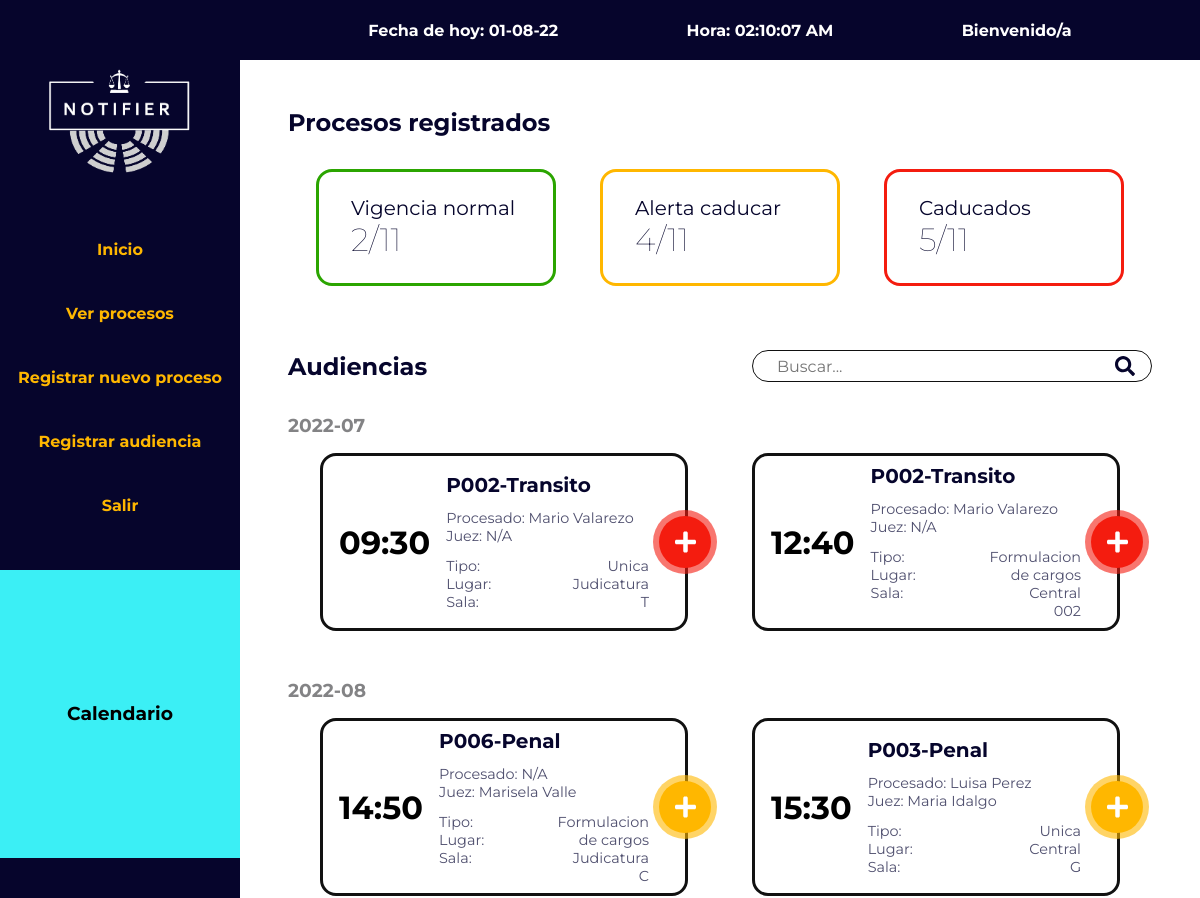
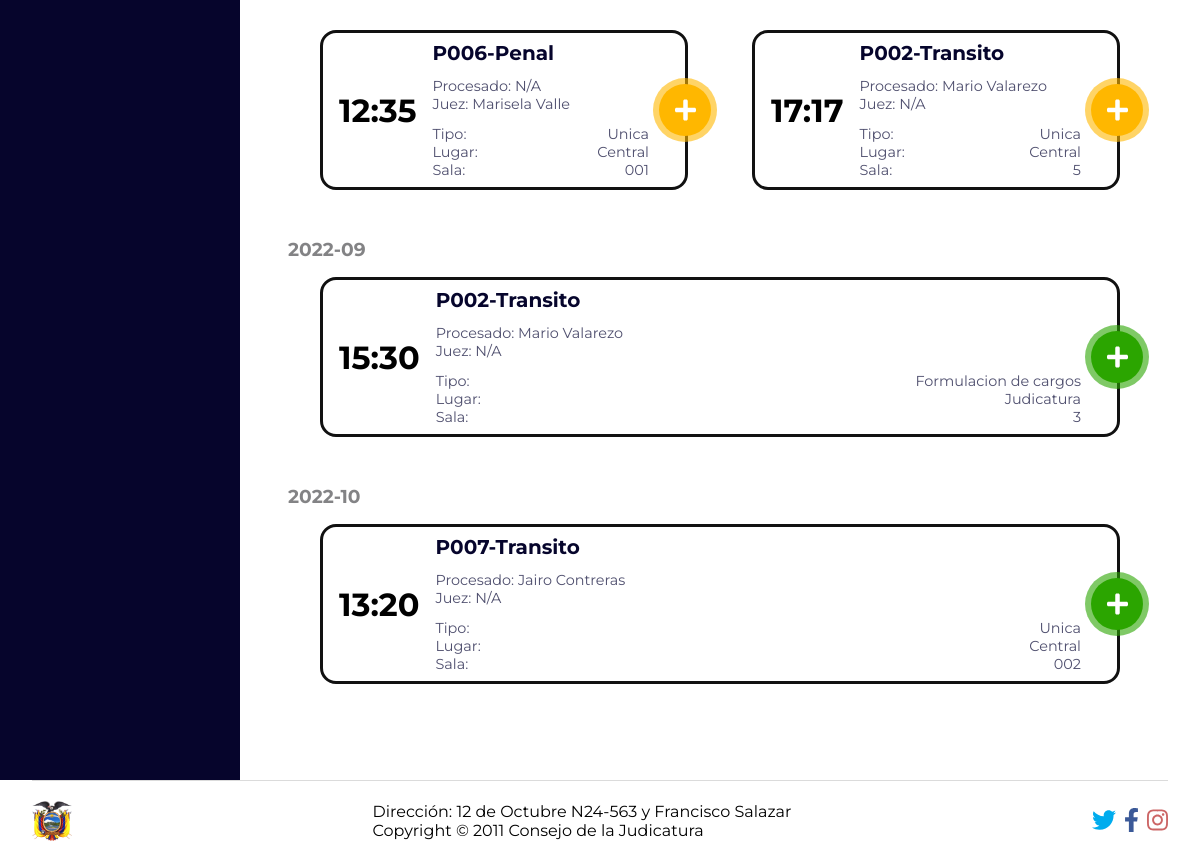
/secretaria/index.php, run on the app's committed database (2 pictures, top to bottom).
### tables this page shows
CREATE TABLE `audiencia` (
  `idaudiencia` int(11) NOT NULL,
  `tipo` varchar(80) DEFAULT NULL,
  `fecha` datetime DEFAULT NULL,
  `hora` datetime DEFAULT NULL,
  `edificio` varchar(100) DEFAULT NULL,
  `direccion` varchar(1000) DEFAULT NULL,
  `sala` varchar(45) DEFAULT NULL,
  `observacion` varchar(1000) DEFAULT NULL,
  `proceso_idproceso` int(11) NOT NULL
);

### secretaria/controlador/funciones.php (called while the page is built, shortened)
<?php
class funcionesController
{
    public function Index()
    {
        require_once 'vistas/principal.php';
    }
}

### secretaria/dll/Conexion.php (called while the page is built, shortened)
<?php
class Conexion
{
  private static $conexion;
  public static function abrirConexion()
  {
    if (!isset(self::$conexion)) {
      try {
        self::$conexion = new PDO('mysql:host=' . NOMBRESERVIDOR . '; dbname=' . NOMBREDB, NOMBREUSUARIO, PASSWORD);
        self::$conexion->setAttribute(PDO::ATTR_ERRMODE, PDO::ERRMODE_EXCEPTION);
        self::$conexion->exec("SET CHARACTER SET utf8");
      } catch (PDOException $ex) {
        print "ERROR: " . $ex->getMessage() . "<br>";
        die();
      }
    }
  }
  public static function obtenerConexion(): PDO
  {
    return self::$conexion;
  }
}

### secretaria/controlador/principal.controller.php (called while the page is built, shortened)
<?php
require_once 'modelo/Audiencia.model.php';
class PrincipalController
{
  private $model;
  public function __construct()
  {
    $this->model = new AudienciaModel();
  }
  public function getNumberOfAudiencias()
  {
    return $this->model->getTotalAudiencias();
  }
  public function getNumberOfAudienciasNormal()
  {
    $nextMonths = date_create()->setDate(date_create()->format('Y'), date_create()->format('m'), 1);
    $nextMonths->add(new DateInterval('P1M'));
    return $this->model->getNumberOfAudienciasPerDate($nextMonths);
  }
  public function getNumberOfAudienciasPorCaducar()
  {
    $firstDayMonth = date_create()->setDate(date_create()->format('Y'), date_create()->format('m'), 1);
    $finalDayMonth = date_create()->setDate(date_create()->format('Y'), date_create()->format('m'), 1)->add(new DateInterval('P1M'))->sub(new DateInterval('P1D'));
    return $this->model->getNumberOfAudienciasPerDate($firstDayMonth, false, $finalDayMonth);
  }
  public function getNumberOfAudienciasCaducados()
  {
    $firstDayMonth = date_create()->setDate(date_create()->format('Y'), date_create()->format('m'), 1);
    return $this->model->getNumberOfAudienciasPerDate($firstDayMonth, true);
  }
  public function getAudienciasPerDate()
  {
    $audienciasOrdered = [];
    $audiencias = $this->model->getAudiencias();
    foreach ($audiencias as $audiencia) {
      $fecha = $audiencia->getFecha();
      $dateStr = $fecha->format("Y-m");
      $audienciasOrdered[$dateStr][] = $audiencia;
    }
    return $audienciasOrdered;
  }
}

### secretaria/modelo/Audiencia.model.php (called while the page is built)
<?php
require_once 'AudienciaShort.entity.php';
require_once 'dll/Conexion.php';
class AudienciaModel
{
  private PDO $db;
  public function __construct()
  {
    $this->db = Conexion::obtenerConexion();
  }
  public function getAudiencias()
  {
    $audienciasDict = [];
    try {
      $sql = "
  SELECT
      a.idaudiencia,
      CONCAT(p.codigo, '-', tp.proceso) as proceso,
      a.tipo,
      a.fecha,
      a.hora,
      a.edificio,
      a.sala,
      CONCAT(p2.nombres, ' ', p2.apellidos) as nombre,
      r.nombre as cargo,
      p.idproceso
  FROM
      audiencia as a
      JOIN proceso p on a.proceso_idproceso = p.idproceso
      JOIN persona_has_proceso php on p.idproceso = php.proceso_idproceso
      JOIN persona p2 on php.persona_idpersona = p2.idpersona
      JOIN persona_has_rol php2 on p2.idpersona = php2.persona_idpersona
      JOIN rol r on php2.rol_idrol = r.idrol
      JOIN tipo_proceso tp on p.tipo = tp.idproceso
  WHERE
      php2.rol_idrol IN (1, 3)
      AND a.fecha >= DATE_ADD(LAST_DAY(DATE_SUB(NOW(), INTERVAL 2 MONTH)), INTERVAL 1 DAY)
  ORDER BY a.fecha ASC";
      $rows = $this->db->query($sql);
      $timeFormat = "Y-m-d H:i:s";
      foreach ($rows as $row) {
        if (array_key_exists($row['idaudiencia'], $audienciasDict)) {
          $audienciasDict[$row['idaudiencia']]->addPerson($row['nombre'], $row['cargo']);
        } else {
          $audienciasDict[$row['idaudiencia']] = new AudienciaShort(
            $row['idaudiencia'],
            $row['proceso'],
            $row['tipo'],
            date_create_from_format($timeFormat, $row['fecha']),
            date_create_from_format($timeFormat, $row['hora']),
            $row['edificio'],
            $row['sala'],
            intval($row['idproceso'])
          );
          $audienciasDict[$row['idaudiencia']]->addPerson($row['nombre'], $row['cargo']);
        }
      }
    } catch (PDOException $ex) {
      echo 'ERROR' . $ex->getMessage();
    }
    $audiencias = [];
    foreach ($audienciasDict as $clave => $audiencia) {
      $audiencias[] = $audiencia;
    }
    return $audiencias;
  }
  public function getTotalAudiencias()
  {
    try {
      $sql = "SELECT COUNT(a.idaudiencia) as total FROM audiencia as a";
      $rows = $this->db->query($sql);
      $row = $rows->fetch();
      return intval($row['total']);
    } catch (PDOException $ex) {
      echo 'ERROR' . $ex->getMessage();
      return 0;
    }
  }
  public function getNumberOfAudienciasPerDate(Datetime $date, bool $before = false, DateTime $endDate = null)
  {
    $dateStr = $date->format("Y-m-d");
    $sql = "";
    if ($endDate != null and !$before) {
      $endDateStr = $endDate->format("Y-m-d");
      $sql = "SELECT COUNT(a.idaudiencia) as total FROM audiencia as a WHERE a.fecha BETWEEN '$dateStr' AND '$endDateStr'";
    } else {
      $option = $before ? "<" : ">=";
      $sql = "SELECT COUNT(a.idaudiencia) as total FROM audiencia as a WHERE a.fecha {$option} '{$dateStr}'";
    }
    try {
      $rows = $this->db->query($sql);
      $row = $rows->fetch();
      return intval($row['total']);
    } catch (PDOException $ex) {
      echo 'ERROR' . $ex->getMessage();
      return 0;
    }
  }
}

### secretaria/modelo/AudienciaShort.entity.php (called while the page is built, shortened)
<?php
class AudienciaShort
{
  private string $proceso;
  private string $tipo;
  private DateTime $fecha;
  private string $edificio;
  private string $sala;
  private string $procesado;
  private string $juez;
  private int $idProceso;
  public function __construct($id, $proceso, $tipo, $fecha, $hora, $edificio, $sala, $idproceso = -1)
  {
    $this->proceso = $proceso;
    $this->tipo = $tipo;
    $this->fecha = $fecha;
    $this->edificio = $edificio;
    $this->sala = $sala;
    $this->idProceso = $idproceso;
  }
  public function addPerson(string $nombre, string $cargo)
  {
    if ($cargo == 'Juez') {
      $this->juez = $nombre;
    } else {
      $this->procesado = $nombre;
    }
  }
  public function getProceso(): string
  {
    return $this->proceso;
  }
  public function getTipo(): string
  {
    return $this->tipo;
  }
  public function getFecha(): DateTime
  {
    return $this->fecha;
  }
  public function getEdificio(): string
  {
    return $this->edificio;
  }
  public function getSala(): string
  {
    return $this->sala;
  }
  public function getProcesado(): string
  {
    if (isset($this->procesado)) {
      return $this->procesado;
    }
    return "N/A";
  }
  public function getJuez(): string
  {
    if (isset($this->juez)) {
      return $this->juez;
    }
    return "N/A";
  }
  public function getIdProceso(): int
  {
    return $this->idProceso;
  }
}

### secretaria/vistas/principal.php (the view, shortened to what this page needs)
<?php
include_once 'templates/cabeceras.inc.php';
include_once 'templates/barraNavegacion.inc.php';
include_once 'templates/menuLateral.inc.php';
require_once 'controlador/principal.controller.php';
$contoler = new PrincipalController();
$totalAudiencias = $contoler->getNumberOfAudiencias();
$numAudienciasNormal = $contoler->getNumberOfAudienciasNormal();
$numAudienciasPorCaducar = $contoler->getNumberOfAudienciasPorCaducar();
$numAudienciasCaducados = $contoler->getNumberOfAudienciasCaducados();
$audienciasOrdered = $contoler->getAudienciasPerDate();
?>
<main class="contenedor-principal">
  <section class="panel">
    <h2 class="panel-title">Procesos registrados</h2>
    <div class="indicadores-circulares">
      <div class="indicador-circular bc-green">
        <p class="titulo">Vigencia normal</p>
        <p class="valor"><?php echo "$numAudienciasNormal/$totalAudiencias" ?></p>
      </div>
      <div class="indicador-circular bc-yellow">
        <p class="titulo">Alerta caducar</p>
        <p class="valor"><?php echo "$numAudienciasPorCaducar/$totalAudiencias" ?></p>
      </div>
      <div class="indicador-circular bc-red">
        <p class="titulo">Caducados</p>
        <p class="valor"><?php echo "$numAudienciasCaducados/$totalAudiencias" ?></p>
      </div>
    </div>
  </section>
  <section class="panel">
    <div class="title-input-search">
      <h2 class="panel-title">Audiencias</h2>
      <div class="buscador-audiencias">
        <input type="text" class="input-search" placeholder="Buscar...">
        <button class="btn-search"><i class="fas fa-search"></i></button>
      </div>
    </div>
    <?php
    $pastMonth = date_create()->sub(new DateInterval('P1M'))->format('Y-m');
    $actualMonth = date_create()->format("Y-m");
    ?>
    <?php foreach ($audienciasOrdered as $key => $audiencias) { ?>
      <h3 class="panel-audiencia-title"><?php echo $key ?></h3>
      <section class="panel-audiencias">
        <?php foreach ($audiencias as $audiencia) { ?>
          <div class="panel-audiencia">
            <div class="hora">
              <?php echo $audiencia->getFecha()->format("H:i") ?>
            </div>
            <div class="datos">
              <p class="titulo"><?php echo $audiencia->getProceso() ?></p>
              <div class="implicados">
                <p class="procesado">Procesado: <?php echo $audiencia->getProcesado() ?></p>
                <p class="juez">Juez: <?php echo $audiencia->getJuez() ?></p>
              </div>
              <div class="info-audiencia">
                <div class="info-audiencia-titulos">
                  <p>Tipo:</p>
                  <p>Lugar:</p>
                  <p>Sala:</p>
                </div>
                <div class="info-audiencia-valores">
                  <p><?php echo $audiencia->getTipo() ?></p>
                  <p><?php echo $audiencia->getEdificio() ?></p>
                  <p><?php echo $audiencia->getSala() ?></p>
                </div>
              </div>
            </div>
            <?php $procesoId = $audiencia->getIdProceso(); ?>
            <?php if ($key == $pastMonth) { ?>
              <div class="audiencia-btn bg-red-60">
                <a class="btn-circle bg-red" href="?c=funciones&a=verProceso&id=<?php echo $procesoId; ?>">
                  <i class="fas fa-plus"></i>
                </a>
              </div>
            <?php } else if ($key == $actualMonth) { ?>
              <div class="audiencia-btn bg-yellow-60">
                <a class="btn-circle bg-yellow" href="?c=funciones&a=verProceso&id=<?php echo $procesoId; ?>">
                  <i class="fas fa-plus"></i>
                </a>
              </div>
            <?php } else { ?>
              <div class="audiencia-btn bg-green-60">
                <a class="btn-circle bg-green" href="?c=funciones&a=verProceso&id=<?php echo $procesoId; ?>">
                  <i class="fas fa-plus"></i>
                </a>
              </div>
            <?php } ?>
          </div>
        <?php } ?>
      </section>
    <?php } ?>
  </section>
</main>
<?php
include_once 'templates/footer.inc.php';
include_once 'templates/cierre.inc.php';
?>

### data on the page
audiencia: format "09:30", Proceso "P002-Transito", Procesado "Mario Valarezo", Juez "N/A", tipo "Unica", edificio "Judicatura", sala "T"
audiencia: format "12:40", Proceso "P002-Transito", Procesado "Mario Valarezo", Juez "N/A", tipo "Formulacion de cargos", edificio "Central", sala "002"
audiencia: format "14:50", Proceso "P006-Penal", Procesado "N/A", Juez "Marisela Valle", tipo "Formulacion de cargos", edificio "Judicatura", sala "C"
audiencia: format "15:30", Proceso "P003-Penal", Procesado "Luisa Perez", Juez "Maria Idalgo", tipo "Unica", edificio "Central", sala "G"
audiencia: format "12:35", Proceso "P006-Penal", Procesado "N/A", Juez "Marisela Valle", tipo "Unica", edificio "Central", sala "001"
audiencia: format "17:17", Proceso "P002-Transito", Procesado "Mario Valarezo", Juez "N/A", tipo "Unica", edificio "Central", sala "5"
audiencia: format "15:30", Proceso "P002-Transito", Procesado "Mario Valarezo", Juez "N/A", tipo "Formulacion de cargos", edificio "Judicatura", sala "3"
audiencia: format "13:20", Proceso "P007-Transito", Procesado "Jairo Contreras", Juez "N/A", tipo "Unica", edificio "Central", sala "002"

### other printed values
$fecha "01-08-22"
$hora->format('h:i:s A') "02:10:07 AM"
$numAudienciasNormal "2"
$totalAudiencias "11"
$numAudienciasPorCaducar "4"
$numAudienciasCaducados "5"
$key "2022-07"
$key "2022-08"
$key "2022-09"
$key "2022-10"
